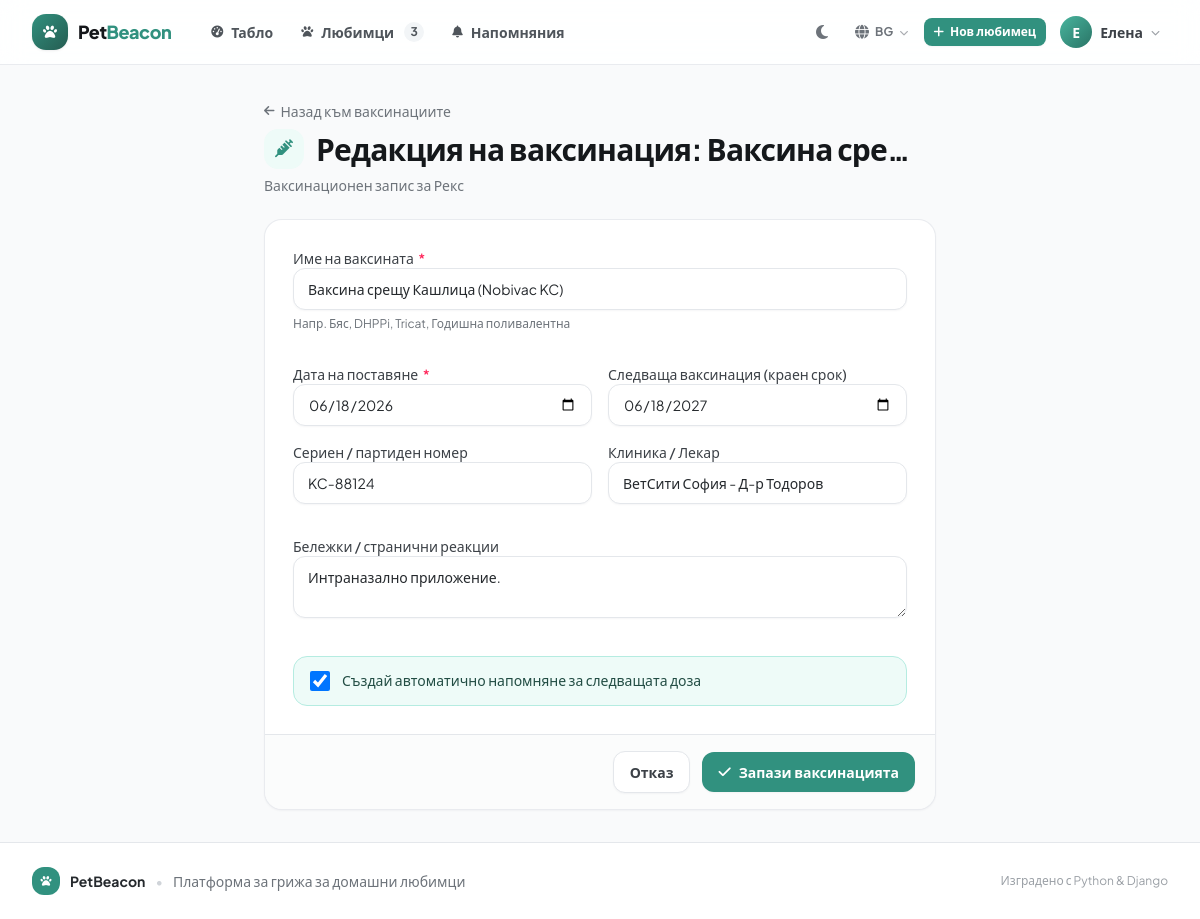
The app's page /bg/vaccinations/27/edit/ (signed in) with its own data.
### pets/models.py (models this page shows, shortened)
class Vaccination(models.Model):
    pet = models.ForeignKey(Pet, on_delete=models.CASCADE, related_name='vaccinations', verbose_name=gettext_lazy("Любимец"))
    name = models.CharField(
        max_length=150,
        verbose_name=gettext_lazy("Име на ваксината"),
        help_text=gettext_lazy("Напр. Бяс, DHPPi, Tricat, Годишна поливалентна"),
    )
    date_administered = models.DateField(verbose_name=gettext_lazy("Дата на поставяне"))
    next_due_date = models.DateField(null=True, blank=True, verbose_name=gettext_lazy("Следваща ваксинация (краен срок)"))
    batch_number = models.CharField(max_length=100, blank=True, verbose_name=gettext_lazy("Сериен / партиден номер"))
    clinic_or_vet = models.CharField(max_length=150, blank=True, verbose_name=gettext_lazy("Клиника / Лекар"))
    notes = models.TextField(blank=True, verbose_name=gettext_lazy("Бележки / странични реакции"))
    created_at = models.DateTimeField(auto_now_add=True)
    class Meta:
        verbose_name = gettext_lazy("Ваксинация")
        verbose_name_plural = gettext_lazy("Ваксинации")
        ordering = ['-date_administered']
        indexes = [
            models.Index(fields=['next_due_date'], name='vacc_next_due_idx'),
        ]
        constraints = [
            models.CheckConstraint(
                condition=(
                    models.Q(next_due_date__isnull=True)
                    | models.Q(next_due_date__gte=models.F('date_administered'))
                ),
                name='vacc_next_due_after_administered',
            ),
        ]

### pets/views.py (the view)
# urls.py: path('vaccinations/<int:pk>/edit/', views.vaccination_update_view, name='vaccination_update'),
@login_required
def vaccination_update_view(request, pk):
    vac = get_object_or_404(Vaccination, pk=pk, pet__owner=request.user)
    pet = vac.pet
    if request.method == 'POST':
        form = VaccinationForm(request.POST, instance=vac)
        if form.is_valid():
            form.save()
            messages.success(request, _("Ваксинацията '%(name)s' бе обновена успешно!") % {"name": vac.name})
            return redirect(_pet_detail_url(pet.pk, tab="vaccinations"))
    else:
        form = VaccinationForm(instance=vac)
    return render(request, 'pets/vaccination_form.html', {
        'form': form,
        'pet': pet,
        'vac': vac,
        'title': _('Редакция на ваксинация: %(name)s') % {"name": vac.name},
        'subtitle': _('Ваксинационен запис за %(name)s') % {"name": pet.name},
        'cancel_url': _pet_detail_url(pet.pk, tab="vaccinations"),
    })

### pets/forms.py (shortened to what this page needs)
class VaccinationForm(forms.ModelForm):
    create_reminder = forms.BooleanField(
        required=False,
        initial=True,
        label=gettext_lazy("Създай автоматично напомняне за следващата доза"),
        widget=DefaultCheckedCheckboxInput(attrs={'class': CHECKBOX_CLASSES})
    )
    class Meta:
        model = Vaccination
        fields = ['name', 'date_administered', 'next_due_date', 'batch_number', 'clinic_or_vet', 'notes']
        widgets = {
            'name': forms.TextInput(attrs={'class': '', 'placeholder': gettext_lazy("Напр. Бяс (Rabisin), DHPPi, Tricat...")}),
            'date_administered': forms.DateInput(attrs={'class': '', 'type': 'date'}),
            'next_due_date': forms.DateInput(attrs={'class': '', 'type': 'date'}),
            'batch_number': forms.TextInput(attrs={'class': '', 'placeholder': gettext_lazy("Партиден номер от стикера")}),
            'clinic_or_vet': forms.TextInput(attrs={'class': '', 'placeholder': gettext_lazy("Име на лекар или клиника")}),
            'notes': forms.Textarea(attrs={'class': '', 'rows': 2, 'placeholder': gettext_lazy("Наблюдавани реакции или бележки...")}),
        }

### pets/templatetags/petcare_tags.py (called while the page is built)
@register.filter(name="add_class", is_safe=True)
def add_class(field, css_classes):
    if not isinstance(field, BoundField):
        return field
    widget = copy.copy(field.field.widget)
    attrs = {
        "class": " ".join(
            part for part in (widget.attrs.get("class", ""), css_classes) if part
        ).strip()
    }
    described_by = []
    if field.help_text:
        described_by.append(f"{field.auto_id}_helptext")
    if field.errors:
        described_by.append(f"{field.auto_id}_error")
    if described_by:
        attrs["aria-describedby"] = " ".join(described_by)
    return mark_safe(field.as_widget(widget=widget, attrs=attrs))

### pets/views.py (called while the page is built)
def _pet_detail_url(pet_pk, tab=None):
    url = reverse('pets:pet_detail', kwargs={'pk': pet_pk})
    return f"{url}?tab={tab}" if tab else url

### templates/pets/vaccination_form.html (shortened to what this page needs)
{% extends 'base.html' %}
{% load petcare_tags i18n %}
{% block content %}
{% translate "Назад към ваксинациите" as back_label %}
{% translate "Запази ваксинацията" as submit_label %}
<div class="mx-auto max-w-2xl space-y-6">
    {% include "partials/page_header.html" with title=title subtitle=subtitle icon="fa-solid fa-syringe" back_url=cancel_url back_label=back_label %}
    {% include "partials/form_open.html" with form=form submit_label=submit_label cancel_url=cancel_url %}
        {% include "partials/field.html" with field=form.name %}
        <div class="grid grid-cols-1 gap-4 sm:grid-cols-2">
            {% include "partials/field.html" with field=form.date_administered %}
            {% include "partials/field.html" with field=form.next_due_date %}
            {% include "partials/field.html" with field=form.batch_number %}
            {% include "partials/field.html" with field=form.clinic_or_vet %}
        </div>
        {% include "partials/field.html" with field=form.notes %}
        {% if form.create_reminder %}
            <label for="{{ form.create_reminder.id_for_label }}"
                   class="flex cursor-pointer items-start gap-3 rounded-xl border border-brand-200 bg-brand-50 px-4 py-3.5 transition hover:border-brand-300 hover:bg-brand-100/60 dark:border-brand-900/60 dark:bg-brand-950/30">
                {{ form.create_reminder }}
                <span class="text-sm font-medium leading-snug text-brand-900 dark:text-brand-200">
                    {{ form.create_reminder.label }}
                </span>
            </label>
        {% endif %}
    {% include "partials/form_close.html" %}
</div>
{% endblock %}

### templates/base.html (shortened to what this page needs)
{% load static i18n %}<!DOCTYPE html>
<html lang="{{ LANGUAGE_CODE }}" class="h-full scroll-smooth">
<head>
    <link rel="stylesheet" href="{% static 'css/app.css' %}">
    <link rel="stylesheet"
          href="https://cdnjs.cloudflare.com/ajax/libs/font-awesome/6.5.1/css/all.min.css"
>
</head>
<body class="flex min-h-full flex-col bg-ink-50 text-ink-800 antialiased dark:bg-ink-950 dark:text-ink-200">
<header class="sticky top-0 z-40 border-b border-ink-200/80 bg-white/85 backdrop-blur-md print-hidden dark:border-ink-800 dark:bg-ink-900/85">
    <div class="page">
        <div class="flex h-16 items-center gap-3">
            <a href="{% if user.is_authenticated %}{% url 'pets:dashboard' %}{% else %}{% url 'pets:home' %}{% endif %}"
               class="flex shrink-0 items-center gap-2.5 rounded-lg transition hover:opacity-90">
                <span class="flex h-9 w-9 items-center justify-center rounded-xl bg-gradient-to-br from-brand-600 to-brand-800 text-white shadow-sm">
                    <i class="fa-solid fa-paw text-sm" aria-hidden="true"></i>
                </span>
                <span class="text-lg font-extrabold tracking-tight text-ink-900 dark:text-white">
                    Pet<span class="text-brand-600 dark:text-brand-400">Beacon</span>
                </span>
            </a>
            {% if user.is_authenticated %}
            <nav class="ml-4 hidden flex-1 items-center gap-1 md:flex" aria-label="{% translate 'Основна навигация' %}">
                <a href="{% url 'pets:dashboard' %}"
                   class="nav-link {% if request.resolver_match.url_name == 'dashboard' %}nav-link-active{% endif %}"
                   {% if request.resolver_match.url_name == 'dashboard' %}aria-current="page"{% endif %}>
                    <i class="fa-solid fa-gauge-high text-xs" aria-hidden="true"></i> {% translate "Табло" %}
                </a>
                <a href="{% url 'pets:pet_list' %}"
                   class="nav-link {% if 'pet' in request.resolver_match.url_name and 'reminder' not in request.resolver_match.url_name and 'dashboard' not in request.resolver_match.url_name %}nav-link-active{% endif %}"
                   {% if 'pet' in request.resolver_match.url_name and 'reminder' not in request.resolver_match.url_name and 'dashboard' not in request.resolver_match.url_name %}aria-current="page"{% endif %}>
                    <i class="fa-solid fa-paw text-xs" aria-hidden="true"></i> {% translate "Любимци" %}
                    {% if nav_total_pets %}
                        <span class="ml-0.5 inline-flex h-5 min-w-5 items-center justify-center rounded-full bg-ink-100 px-1.5 text-xs font-bold text-ink-600 dark:bg-ink-800 dark:text-ink-300">{{ nav_total_pets }}</span>
                    {% endif %}
                </a>
                <a href="{% url 'pets:reminder_list' %}"
                   class="nav-link {% if 'reminder' in request.resolver_match.url_name %}nav-link-active{% endif %}"
                   {% if 'reminder' in request.resolver_match.url_name %}aria-current="page"{% endif %}>
                    <i class="fa-solid fa-bell text-xs" aria-hidden="true"></i> {% translate "Напомняния" %}
                </a>
            </nav>
            {% endif %}
            <div class="ml-auto flex items-center gap-1.5">
                <button type="button" id="themeToggle" class="btn-icon"
                        aria-label="{% translate 'Смяна на цветовата тема' %}"
                        title="{% translate 'Смяна на темата' %}"
                        data-title-light="{% translate 'Светла тема' %}"
                        data-title-dark="{% translate 'Тъмна тема' %}">
                    <i class="fa-solid fa-moon" data-theme-icon="dark" aria-hidden="true"></i>
                </button>
                {% include "partials/language_switcher.html" %}
                {% if user.is_authenticated %}
                    <a href="{% url 'pets:pet_create' %}" class="btn-primary btn-sm hidden sm:inline-flex">
                        <i class="fa-solid fa-plus" aria-hidden="true"></i> {% translate "Нов любимец" %}
                    </a>
                    <div class="relative" id="userMenu">
                        <button type="button" id="userMenuButton"
                                aria-label="{% blocktranslate with name=user.get_full_name|default:user.username %}Отвори менюто на потребителя: {{ name }}{% endblocktranslate %}"
                                class="flex items-center gap-2 rounded-xl px-2 py-1.5 transition hover:bg-ink-100 focus-visible:outline-2 focus-visible:outline-offset-2 focus-visible:outline-brand-500 dark:hover:bg-ink-800"
                                aria-expanded="false" aria-haspopup="true" aria-controls="userMenuDropdown">
                            <span class="flex h-8 w-8 items-center justify-center rounded-full bg-gradient-to-br from-brand-500 to-brand-700 text-sm font-bold text-white">
                                {{ user.first_name|default:user.username|slice:":1"|upper }}
                            </span>
                            <span class="hidden max-w-[7rem] truncate text-sm font-semibold text-ink-700 lg:block dark:text-ink-200">
                                {{ user.first_name|default:user.username }}
                            </span>
                            <i class="fa-solid fa-chevron-down text-[9px] text-ink-400 transition-transform duration-200" id="userChevron" aria-hidden="true"></i>
                        </button>
                    </div>
                {% else %}
                    <a href="{% url 'accounts:login' %}" class="btn-ghost btn-sm">{% translate "Вход" %}</a>
                    <a href="{% url 'accounts:register' %}" class="btn-primary btn-sm">{% translate "Регистрация" %}</a>
                {% endif %}
            </div>
        </div>
    </div>
</header>
<main id="main" class="page flex-1 py-6 sm:py-8">
    {% block content %}{% endblock %}
</main>
<footer class="mt-auto border-t border-ink-200 bg-white print-hidden dark:border-ink-800 dark:bg-ink-900">
    <div class="page flex flex-col items-center justify-between gap-3 py-6 text-sm text-ink-500 sm:flex-row dark:text-ink-400">
        <div class="flex items-center gap-2.5">
            <span class="flex h-7 w-7 items-center justify-center rounded-lg bg-brand-600 text-white">
                <i class="fa-solid fa-paw text-[11px]" aria-hidden="true"></i>
            </span>
            <span class="font-bold text-ink-800 dark:text-ink-100">PetBeacon</span>
            <span class="text-ink-300 dark:text-ink-700" aria-hidden="true">&bull;</span>
            <span>{% translate "Платформа за грижа за домашни любимци" %}</span>
        </div>
        <p class="text-xs text-ink-400">{% translate "Изградено с Python & Django" %}</p>
    </div>
</footer>
</body>
</html>

### templates/partials/field.html (shortened to what this page needs)
{% load petcare_tags i18n %}
<div class="{% if span %}sm:col-span-2{% else %}{{ cols|default:'' }}{% endif %}">
    {% if field.field.widget.input_type != "checkbox" %}
        <label for="{{ field.id_for_label }}" class="label {% if field.errors %}text-rose-700{% endif %}">
            {{ field.label }}{% if field.field.required %}
                <span class="ml-0.5 text-rose-500" aria-hidden="true">*</span>
            {% endif %}
        </label>
    {% endif %}
    {% if field.field.widget.input_type == 'file' %}
        {% if field.errors %}
            {% with widget_class="file-input field-error" %}{{ field|add_class:widget_class }}{% endwith %}
        {% else %}
            {{ field|add_class:"file-input" }}
        {% endif %}
    {% elif field.errors %}
        {{ field|add_class:"field field-error" }}
    {% else %}
        {{ field|add_class:"field" }}
    {% endif %}
    {% if field.help_text %}
        <p class="hint" id="{{ field.auto_id }}_helptext">{{ field.help_text }}</p>
    {% endif %}
</div>

### records on screen
Vaccination: name "Ваксина срещу Кашлица (Nobivac KC)", date_administered "06/18/2026", next_due_date "06/18/2027", batch_number "KC-88124", clinic_or_vet "ВетСити София - Д-р Тодоров", notes "Интраназално приложение."

### other values on screen
{{ nav_total_pets }} "3"
{{ code|upper }} "BG"
{{ user.first_name|default:user.username|slice:":1"|upper }} "Е"
{{ user.first_name|default:user.username }} "Елена"
{{ back_label|default:default_back_label }} "Назад към ваксинациите"
{{ title }} "Редакция на ваксинация: Ваксина сре…"
{{ subtitle }} "Ваксинационен запис за Рекс"
{{ field.label }} "Име на ваксината Дата на поставяне Следваща ваксинация (краен срок) Сериен / партиден номер Клиника / Лекар Бележки / странични реакции"
{{ field.help_text }} "Напр. Бяс, DHPPi, Tricat, Годишна поливалентна"
{{ submit_label|default:default_submit_label }} "Запази ваксинацията"
